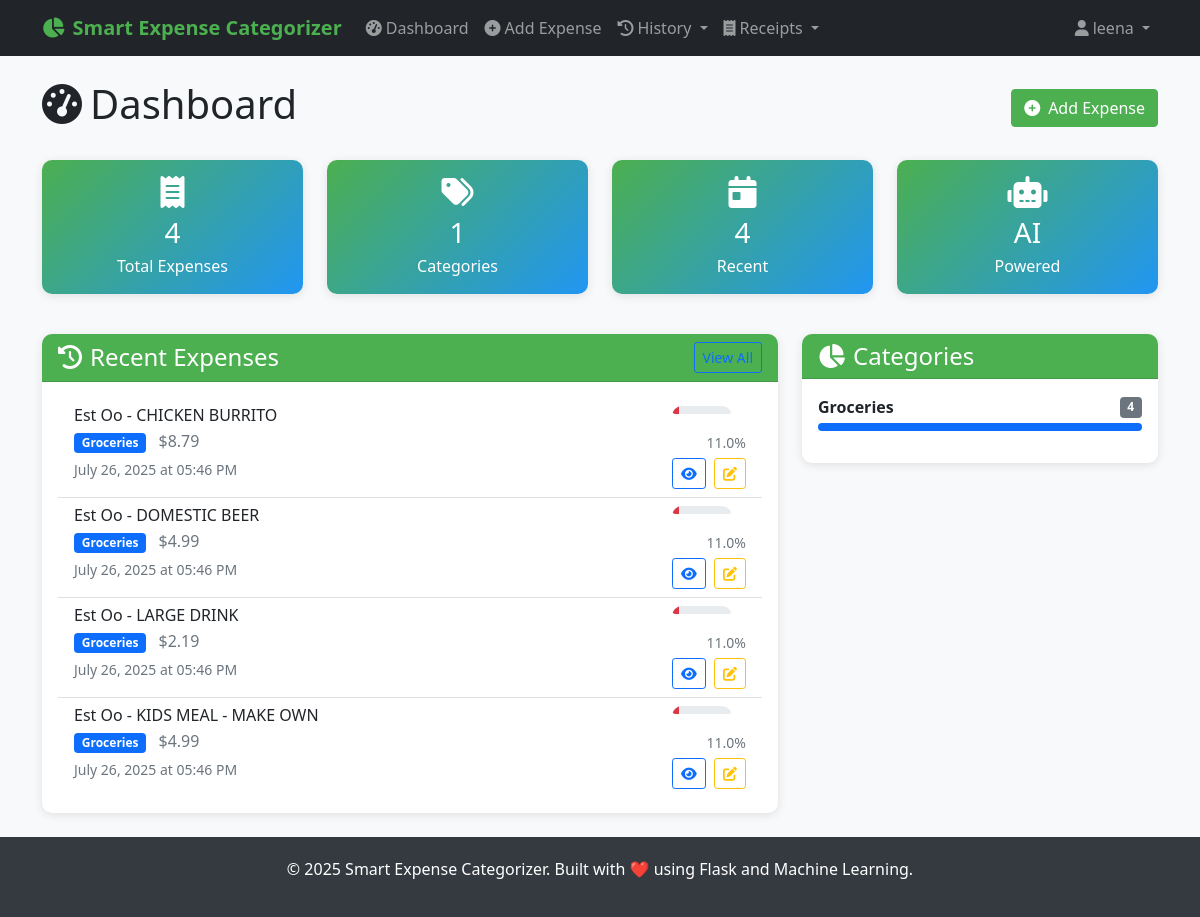
/dashboard (signed in), run on the app's committed database.
### PYTHON/models.py (models this page shows, shortened)
class User(UserMixin, db.Model):
    __tablename__ = 'users'
    id = db.Column(db.String(36), primary_key=True, default=lambda: str(uuid.uuid4()))
    username = db.Column(db.String(80), unique=True, nullable=False, index=True)
    email = db.Column(db.String(120), unique=True, nullable=False, index=True)
    password_hash = db.Column(db.String(255), nullable=False)
    created_at = db.Column(db.DateTime, default=datetime.utcnow)
    is_active = db.Column(db.Boolean, default=True)
    expenses = db.relationship('Expense', foreign_keys='Expense.user_id', backref='user', lazy='dynamic', cascade='all, delete-orphan')
    def get_expense_stats(self):
        total_expenses = Expense.get_active_expenses(self.id).count()
        categories = db.session.query(
            Expense.predicted_category,
            db.func.count(Expense.id).label('count'),
            db.func.sum(Expense.amount).label('total')
        ).filter_by(user_id=self.id, is_deleted=False).group_by(Expense.predicted_category).all()
        return {
            'total_expenses': total_expenses,
            'categories': [
                {
                    'category': cat.predicted_category,
                    'count': cat.count,
                    'total': float(cat.total) if cat.total else 0.0
                }
                for cat in categories
            ]
        }

class Expense(db.Model):
    __tablename__ = 'expenses'
    id = db.Column(db.String(36), primary_key=True, default=lambda: str(uuid.uuid4()))
    user_id = db.Column(db.String(36), db.ForeignKey('users.id'), nullable=False, index=True)
    description = db.Column(db.Text, nullable=False)
    amount = db.Column(db.Numeric(10, 2), nullable=True)
    predicted_category = db.Column(db.String(100), nullable=False, index=True)
    confidence_score = db.Column(db.Float, nullable=False)
    model_predictions = db.Column(db.JSON)  # Store individual model predictions
    created_at = db.Column(db.DateTime, default=datetime.utcnow, index=True)
    updated_at = db.Column(db.DateTime, default=datetime.utcnow, onupdate=datetime.utcnow)
    user_feedback = db.Column(db.String(100), nullable=True)  # User can correct the category
    is_correct = db.Column(db.Boolean, nullable=True)  # User can mark if prediction was correct
    source = db.Column(db.String(50), nullable=True, default='manual')  # 'manual', 'receipt_upload', 'api'
    expense_metadata = db.Column(db.JSON, nullable=True)  # Store receipt data, OCR confidence, etc.
    date = db.Column(db.DateTime, nullable=True)  # Expense date (can be different from created_at)
    is_deleted = db.Column(db.Boolean, default=False, nullable=False, index=True)
    deleted_at = db.Column(db.DateTime, nullable=True)
    deleted_by = db.Column(db.String(36), db.ForeignKey('users.id'), nullable=True)
    deleted_by_user = db.relationship('User', foreign_keys=[deleted_by])
    @classmethod
    def get_active_expenses(cls, user_id):
        return cls.query.filter_by(user_id=user_id, is_deleted=False)

### PYTHON/routes.py (the view)
@main_bp.route('/dashboard')
@login_required
def dashboard():
    recent_expenses = Expense.query.filter_by(user_id=current_user.id)\
        .order_by(Expense.created_at.desc())\
        .limit(10).all()
    stats = current_user.get_expense_stats()
    return render_template('dashboard.html',
                         recent_expenses=recent_expenses,
                         stats=stats)

### PYTHON/app.py (called while the page is built)
def init_extensions(app):
    db.init_app(app)
    login_manager = LoginManager()
    login_manager.init_app(app)
    login_manager.login_view = 'auth.login'
    login_manager.login_message = 'Please log in to access this page.'
    login_manager.login_message_category = 'info'
    login_manager.session_protection = 'strong'
    csrf = CSRFProtect(app)
    @login_manager.user_loader
    def load_user(user_id):
        try:
            return User.query.get(user_id)
        except Exception:
            return None
    @app.before_request
    def fix_session():
        from flask import session
        if not session.get('_session_initialized'):
            session['_session_initialized'] = True
            session.permanent = True

def add_security_headers(app):
    @app.after_request
    def set_security_headers(response):
        if hasattr(app.config, 'SECURITY_HEADERS'):
            for header, value in app.config['SECURITY_HEADERS'].items():
                response.headers[header] = value
        response.headers['X-Content-Type-Options'] = 'nosniff'
        response.headers['X-Frame-Options'] = 'DENY'
        response.headers['X-XSS-Protection'] = '1; mode=block'
        return response

def register_context_processors(app):
    @app.context_processor
    def inject_now():
        return {'now': datetime.now()}

### PYTHON/templates/dashboard.html (shortened to what this page needs)
{% extends "base.html" %}
{% block content %}
<div class="d-flex justify-content-between align-items-center mb-4">
    <h1>
        <i class="fas fa-tachometer-alt me-2"></i>Dashboard
    </h1>
    <a href="{{ url_for('main.predict') }}" class="btn btn-primary">
        <i class="fas fa-plus-circle me-2"></i>Add Expense
    </a>
</div>
<div class="row mb-4">
    <div class="col-md-3 mb-3">
        <div class="card stats-card text-center">
            <div class="card-body">
                <i class="fas fa-receipt fa-2x mb-2"></i>
                <h3 class="mb-1">{{ stats.total_expenses }}</h3>
                <p class="mb-0">Total Expenses</p>
            </div>
        </div>
    </div>
    <div class="col-md-3 mb-3">
        <div class="card stats-card text-center">
            <div class="card-body">
                <i class="fas fa-tags fa-2x mb-2"></i>
                <h3 class="mb-1">{{ stats.categories|length }}</h3>
                <p class="mb-0">Categories</p>
            </div>
        </div>
    </div>
    <div class="col-md-3 mb-3">
        <div class="card stats-card text-center">
            <div class="card-body">
                <i class="fas fa-calendar-day fa-2x mb-2"></i>
                <h3 class="mb-1">{{ recent_expenses|length }}</h3>
                <p class="mb-0">Recent</p>
            </div>
        </div>
    </div>
    <div class="col-md-3 mb-3">
        <div class="card stats-card text-center">
            <div class="card-body">
                <i class="fas fa-robot fa-2x mb-2"></i>
                <h3 class="mb-1">AI</h3>
                <p class="mb-0">Powered</p>
            </div>
        </div>
    </div>
</div>
<div class="row">
    <div class="col-md-8">
        <div class="card">
            <div class="card-header d-flex justify-content-between align-items-center">
                <h4 class="mb-0">
                    <i class="fas fa-history me-2"></i>Recent Expenses
                </h4>
                <a href="{{ url_for('main.expenses') }}" class="btn btn-sm btn-outline-primary">
                    View All
                </a>
            </div>
            <div class="card-body">
                {% if recent_expenses %}
                    <div class="list-group list-group-flush">
                        {% for expense in recent_expenses %}
                            <div class="list-group-item expense-item">
                                <div class="d-flex justify-content-between align-items-start">
                                    <div class="flex-grow-1">
                                        <h6 class="mb-1">{{ expense.description[:50] }}{% if expense.description|length > 50 %}...{% endif %}</h6>
                                        <p class="mb-1">
                                            <span class="badge bg-primary">{{ expense.predicted_category }}</span>
                                            {% if expense.amount %}
                                                <span class="text-muted ms-2">${{ "%.2f"|format(expense.amount) }}</span>
                                            {% endif %}
                                        </p>
                                        <small class="text-muted">{{ expense.created_at.strftime('%B %d, %Y at %I:%M %p') }}</small>
                                    </div>
                                    <div class="text-end">
                                        <div class="confidence-bar mb-1" style="width: 60px;">
                                            <div class="progress" style="height: 8px;">
                                                <div class="progress-bar
                                                    {% if expense.confidence_score >= 0.8 %}bg-success
                                                    {% elif expense.confidence_score >= 0.6 %}bg-warning
                                                    {% else %}bg-danger{% endif %}"
                                                    style="width: {{ (expense.confidence_score * 100)|round }}%">
                                                </div>
                                            </div>
                                        </div>
                                        <div class="mb-1">
                                            <small class="text-muted">{{ (expense.confidence_score * 100)|round }}%</small>
                                        </div>
                                        <div class="btn-group-sm" role="group">
                                            <a href="{{ url_for('main.expense_detail', expense_id=expense.id) }}"
                                               class="btn btn-sm btn-outline-primary me-1" title="View Details">
                                                <i class="fas fa-eye"></i>
                                            </a>
                                            <a href="{{ url_for('main.edit_expense', expense_id=expense.id) }}"
                                               class="btn btn-sm btn-outline-warning" title="Edit">
                                                <i class="fas fa-edit"></i>
                                            </a>
                                        </div>
                                    </div>
                                </div>
                            </div>
                        {% endfor %}
                    </div>
                {% else %}
                    <div class="text-center text-muted py-4">
                        <i class="fas fa-receipt fa-3x mb-3"></i>
                        <p>No expenses yet. <a href="{{ url_for('main.predict') }}">Add your first expense</a>!</p>
                    </div>
                {% endif %}
            </div>
        </div>
    </div>
    <div class="col-md-4">
        <div class="card">
            <div class="card-header">
                <h4 class="mb-0">
                    <i class="fas fa-chart-pie me-2"></i>Categories
                </h4>
            </div>
            <div class="card-body">
                {% if stats.categories %}
                    {% for category in stats.categories[:5] %}
                        <div class="mb-3">
                            <div class="d-flex justify-content-between align-items-center mb-1">
                                <span class="fw-bold">{{ category.category }}</span>
                                <span class="badge bg-secondary">{{ category.count }}</span>
                            </div>
                            <div class="progress" style="height: 8px;">
                                <div class="progress-bar bg-primary"
                                     style="width: {{ (category.count / stats.total_expenses * 100)|round }}%">
                                </div>
                            </div>
                        </div>
                    {% endfor %}
                {% else %}
                    <div class="text-center text-muted">
                        <i class="fas fa-chart-pie fa-3x mb-3"></i>
                        <p>No categories yet</p>
                    </div>
                {% endif %}
            </div>
        </div>
    </div>
</div>
{% endblock %}

### PYTHON/templates/base.html (shortened to what this page needs)
<!DOCTYPE html>
<html lang="en">
<head>
    <link href="https://cdn.jsdelivr.net/npm/bootstrap@5.1.3/dist/css/bootstrap.min.css" rel="stylesheet">
    <link href="https://cdnjs.cloudflare.com/ajax/libs/font-awesome/6.0.0/css/all.min.css" rel="stylesheet">
</head>
<body>
    <nav class="navbar navbar-expand-lg navbar-dark bg-dark">
        <div class="container">
            <a class="navbar-brand" href="{{ url_for('main.index') }}">
                <i class="fas fa-chart-pie me-2"></i>Smart Expense Categorizer
            </a>
            <div class="collapse navbar-collapse" id="navbarNav">
                <ul class="navbar-nav me-auto">
                    {% if current_user.is_authenticated %}
                        <li class="nav-item">
                            <a class="nav-link" href="{{ url_for('main.dashboard') }}">
                                <i class="fas fa-tachometer-alt me-1"></i>Dashboard
                            </a>
                        </li>
                        <li class="nav-item">
                            <a class="nav-link" href="{{ url_for('main.predict') }}">
                                <i class="fas fa-plus-circle me-1"></i>Add Expense
                            </a>
                        </li>
                        <li class="nav-item dropdown">
                            <a class="nav-link dropdown-toggle" href="#" id="expensesDropdown" role="button" data-bs-toggle="dropdown">
                                <i class="fas fa-history me-1"></i>History
                            </a>
                        </li>
                        <li class="nav-item dropdown">
                            <a class="nav-link dropdown-toggle" href="#" id="receiptDropdown" role="button" data-bs-toggle="dropdown">
                                <i class="fas fa-receipt me-1"></i>Receipts
                            </a>
                        </li>
                    {% endif %}
                </ul>
                <ul class="navbar-nav">
                    {% if current_user.is_authenticated %}
                        <li class="nav-item dropdown">
                            <a class="nav-link dropdown-toggle" href="#" id="navbarDropdown" role="button" data-bs-toggle="dropdown">
                                <i class="fas fa-user me-1"></i>{{ current_user.username }}
                            </a>
                        </li>
                    {% endif %}
                </ul>
            </div>
        </div>
    </nav>
    <main class="container my-4">
        {% block content %}{% endblock %}
    </main>
    <footer class="footer mt-auto">
        <div class="container text-center">
            <p>&copy; {{ now.year }} Smart Expense Categorizer. Built with ❤️ using Flask and Machine Learning.</p>
        </div>
    </footer>
</body>
</html>

### PYTHON/templates/base.html (style rules this page uses)
:root { --primary-color: #4CAF50; --secondary-color: #45a049; --accent-color: #2196F3; --danger-color: #f44336; --warning-color: #ff9800; --success-color: #4CAF50; --info-color: #2196F3; }
body { background-color: #f8f9fa; font-family: 'Segoe UI', Tahoma, Geneva, Verdana, sans-serif; }
.navbar-brand { font-weight: bold; color: var(--primary-color) !important; }
.btn-primary { background-color: var(--primary-color); border-color: var(--primary-color); }
.card { box-shadow: 0 2px 10px rgba(0,0,0,0.1); border: none; border-radius: 10px; }
.card-header { background-color: var(--primary-color); color: white; border-radius: 10px 10px 0 0 !important; }
.footer { background-color: #343a40; color: white; padding: 20px 0; margin-top: 50px; }
.confidence-bar { height: 20px; border-radius: 10px; overflow: hidden; }
.expense-item { transition: transform 0.2s; }
.stats-card { background: linear-gradient(135deg, var(--primary-color), var(--accent-color)); color: white; }

### data on the page
User: username "leena"
Expense: description "Est Oo - CHICKEN BURRITO", predicted_category "Groceries", amount "8.79", created_at "July 26, 2025 at 05:46 PM", (expense.confidence_score*100)|round "11.0"
Expense: description "Est Oo - DOMESTIC BEER", predicted_category "Groceries", amount "4.99", created_at "July 26, 2025 at 05:46 PM", (expense.confidence_score*100)|round "11.0"
Expense: description "Est Oo - LARGE DRINK", predicted_category "Groceries", amount "2.19", created_at "July 26, 2025 at 05:46 PM", (expense.confidence_score*100)|round "11.0"
Expense: description "Est Oo - KIDS MEAL - MAKE OWN", predicted_category "Groceries", amount "4.99", created_at "July 26, 2025 at 05:46 PM", (expense.confidence_score*100)|round "11.0"

### other printed values
{{ stats.total_expenses }} "4"
{{ stats.categories|length }} "1"
{{ recent_expenses|length }} "4"
{{ category.category }} "Groceries"
{{ category.count }} "4"
